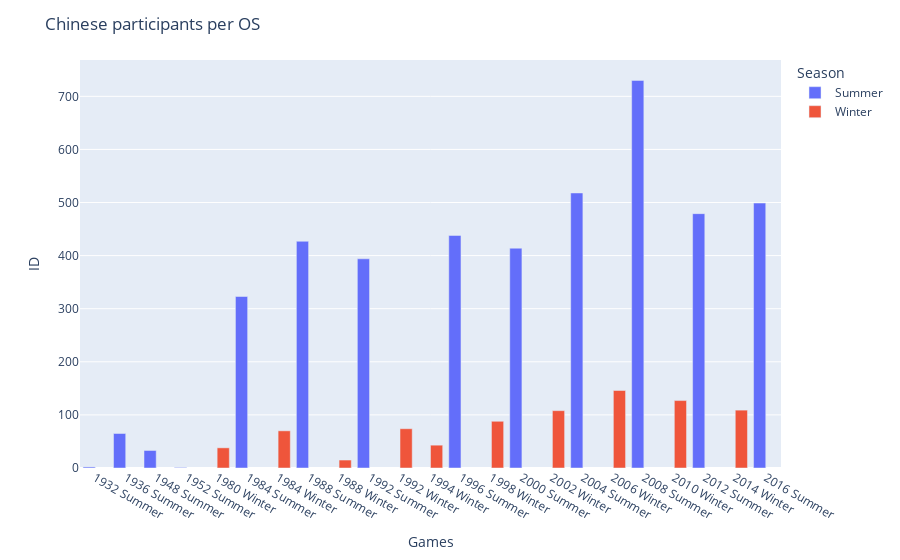

The notebook cell this image was saved under:
### Markdown cell above
### Participants per OS

### Code cell
df = df_china
fig = olymics_plot_df(df, "Games", "ID", grouping = "Season", plot="bar")
fig.update_layout(title_text = "Chinese participants per OS")
fig.show()

### Figure 1 — Plotly figure (JSON) as saved in the notebook; plotly's stock layout.template omitted (floating-point values rounded to 4 significant figures)
{"data": [{"alignmentgroup": "True", "hovertemplate": "Season=Summer<br>Games=%{x}<br>ID=%{y}<extra></extra>", "legendgroup": "Summer", "marker": {"color": "#636efa", "pattern": {"shape": ""}}, "name": "Summer", "offsetgroup": "Summer", "orientation": "v", "showlegend": true, "textposition": "auto", "type": "bar", "x": ["1932 Summer", "1936 Summer", "1948 Summer", "1952 Summer", "1980 Winter", "1984 Summer", "1984 Winter", "1988 Summer", "1988 Winter", "1992 Summer", "1992 Winter", "1994 Winter", "1996 Summer", "1998 Winter", "2000 Summer", "2002 Winter", "2004 Summer", "2006 Winter", "2008 Summer", "2010 Winter", "2012 Summer", "2014 Winter", "2016 Summer"], "xaxis": "x", "y": [2, 65, 33, 1, null, 323, null, 427, null, 394, null, null, 438, null, 414, null, 518, null, 730, null, 479, null, 499], "yaxis": "y"}, {"alignmentgroup": "True", "hovertemplate": "Season=Winter<br>Games=%{x}<br>ID=%{y}<extra></extra>", "legendgroup": "Winter", "marker": {"color": "#EF553B", "pattern": {"shape": ""}}, "name": "Winter", "offsetgroup": "Winter", "orientation": "v", "showlegend": true, "textposition": "auto", "type": "bar", "x": ["1932 Summer", "1936 Summer", "1948 Summer", "1952 Summer", "1980 Winter", "1984 Summer", "1984 Winter", "1988 Summer", "1988 Winter", "1992 Summer", "1992 Winter", "1994 Winter", "1996 Summer", "1998 Winter", "2000 Summer", "2002 Winter", "2004 Summer", "2006 Winter", "2008 Summer", "2010 Winter", "2012 Summer", "2014 Winter", "2016 Summer"], "xaxis": "x", "y": [null, null, null, null, 38, null, 70, null, 15, null, 74, 43, null, 88, null, 108, null, 146, null, 127, null, 109, null], "yaxis": "y"}], "layout": {"barmode": "group", "legend": {"title": {"text": "Season"}, "tracegroupgap": 0}, "margin": {"t": 60}, "title": {"text": "Chinese participants per OS"}, "xaxis": {"anchor": "y", "domain": [0, 1], "title": {"text": "Games"}}, "yaxis": {"anchor": "x", "domain": [0, 1], "title": {"text": "ID"}}}}
